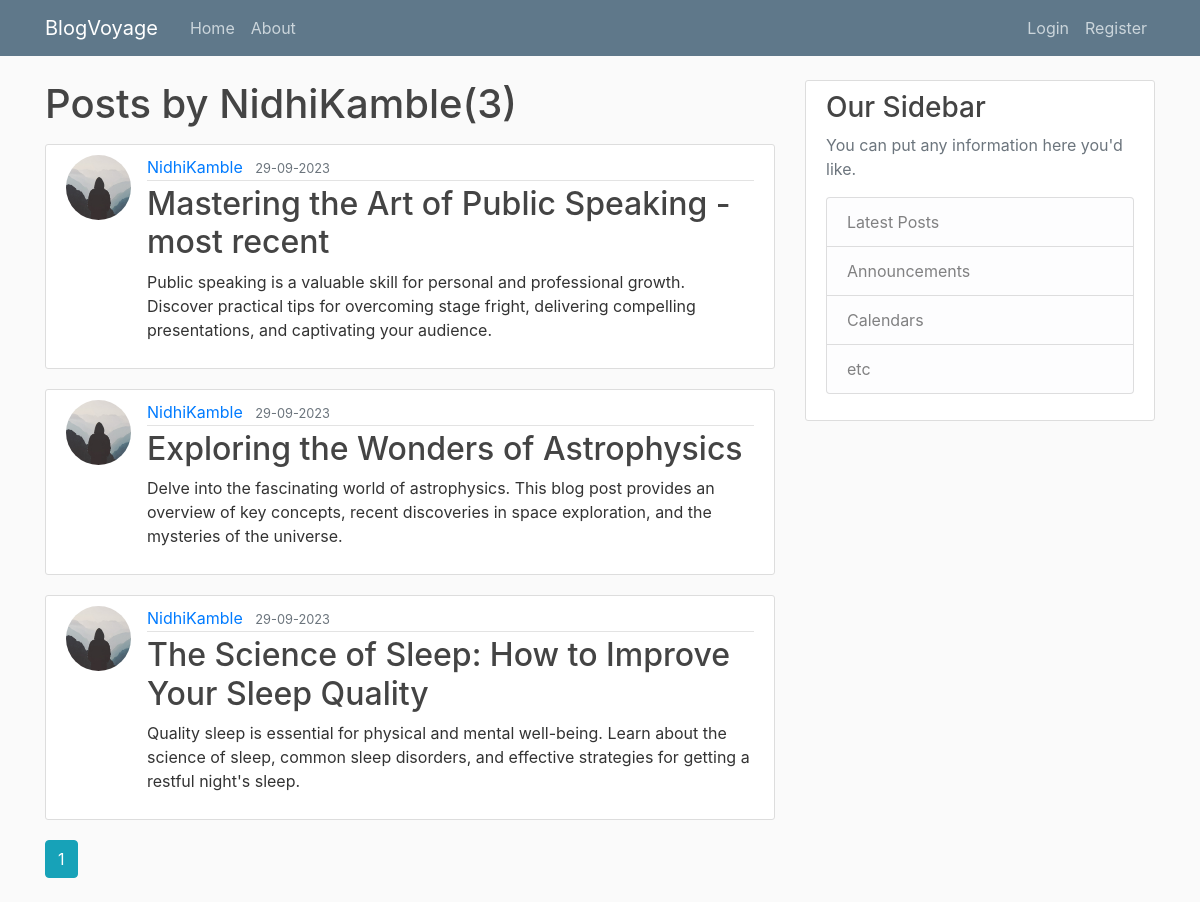
The app's page /user/NidhiKamble, older data.
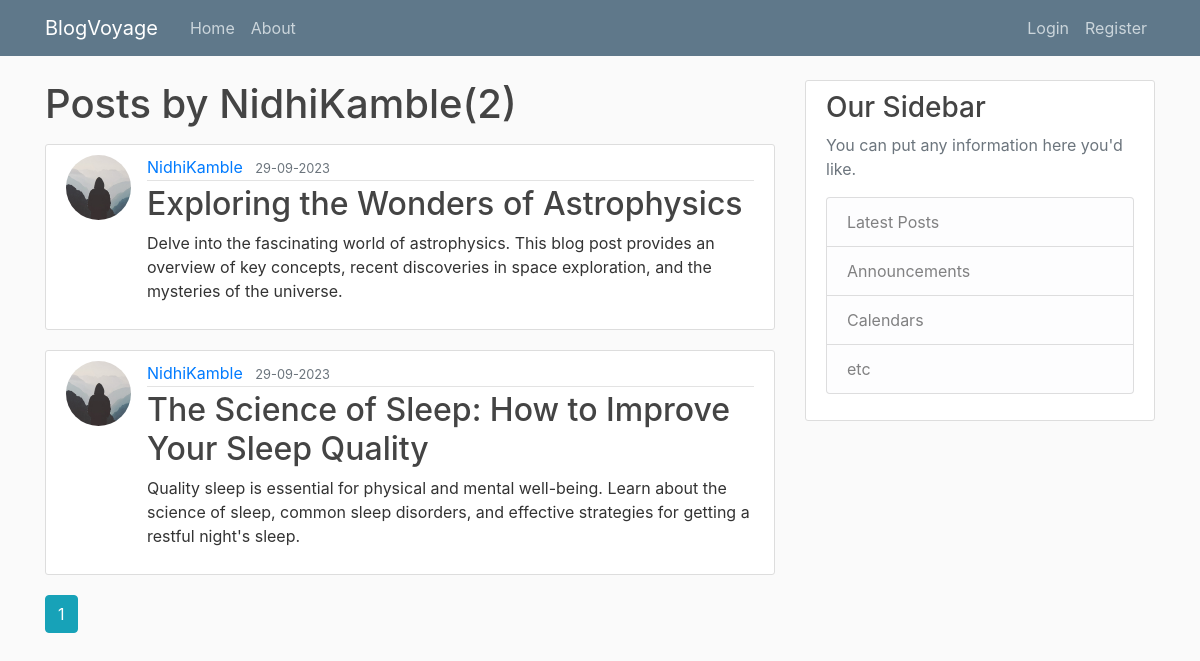
The same page, newer data.
### appp/models.py (models this page shows, shortened)
class User(db.Model, UserMixin):
    id = db.Column(db.Integer, primary_key= True)
    username = db.Column(db.String(20), unique=True, nullable=False)
    email = db.Column(db.String(120), unique=True, nullable=False)
    image_file = db.Column(db.String(20), nullable=False, default="default.jpg")
    password= db.Column(db.String(60), nullable=False)
    posts = db.relationship('Post', backref="author" , lazy= True)

class Post(db.Model):
    id = db.Column(db.Integer, primary_key= True)
    title = db.Column(db.String(150), nullable=False)
    date_posted= db.Column(db.DateTime, nullable=False, default = datetime.utcnow )
    content = db.Column(db.Text, nullable=False)
    user_id = db.Column(db.Integer , db.ForeignKey('user.id'),nullable=False)

### appp/routes.py (the view)
@app.route("/user/<string:username>")
def user_post(username):
    page  = request.args.get('page', 1, type = int)
    user  = User.query.filter_by(username = username).first_or_404()
    posts = Post.query.filter_by(author = user)\
        .order_by(Post.date_posted.desc())\
        .paginate(page = page, per_page =5)
    return render_template("user_post.html", posts=posts, user = user)

### appp/templates/user_post.html
{% extends 'layout.html' %}
{% block content %}
    <h1 class=" mb-3">Posts by {{ user.username }}({{posts.total}}) </h1>
    {% for post in posts.items %}
    <article class="media content-section">
      <img class = "rounded-circle article-img" src="{{url_for('static' , filename = 'profile_pics/' + post.author.image_file)}}" alt="">
        <div class="media-body">
          <div class="article-metadata">
            <a class="mr-2" href="{{url_for('user_post' , username = post.author.username)}}">{{ post.author.username }}</a>
            <small class="text-muted">{{ post.date_posted.strftime('%d-%m-%Y') }}</small>
          </div>
          <h2><a class="article-title" href="{{url_for('post', post_id = post.id)}}">{{ post.title }}</a></h2>
          <p class="article-content">{{ post.content }}</p>
        </div>
      </article>
    {% endfor %}
    {% for page_num in posts.iter_pages(left_edge=1 , right_edge=1, left_current=1 , right_current=1)  %}
      {% if page_num %}
        {% if posts.page == page_num %}
        <a class ="btn btn-info mb-4" href="{{url_for('user_post' , username = user.username, page=page_num)}}">{{page_num}}</a>
        {% else %}
        <a class ="btn btn-outline-info mb-4" href="{{url_for('user_post',username = user.username, page=page_num)}}">{{page_num}}</a>
        {% endif %}
      {% else %}
        ...
      {% endif %}
    {% endfor %}
{% endblock content %}

### appp/templates/layout.html (shortened to what this page needs)
<!DOCTYPE html>
<html lang="en">
<head>
  <link rel="stylesheet" href="https://cdn.jsdelivr.net/npm/bootstrap@4.3.1/dist/css/bootstrap.min.css"
>
  <link rel="stylesheet" type="text/css" href="{{url_for('static', filename ='main.css')}}">
</head>
<body>
  <header class="site-header">
    <nav class="navbar navbar-expand-md navbar-dark bg-steel fixed-top">
      <div class="container">
        <a class="navbar-brand mr-4" href="/">BlogVoyage</a>
        <div class="collapse navbar-collapse" id="navbarToggle">
          <div class="navbar-nav mr-auto">
            <a class="nav-item nav-link" href="{{url_for('home')}}">Home</a>
            <a class="nav-item nav-link" href="{{url_for('about')}}">About</a>
          </div>
          <div class="navbar-nav">
            {% if current_user.is_authenticated %}
            <a class="nav-item nav-link" href="{{url_for('new_post')}}">New Post</a>
            <a class="nav-item nav-link" href="{{url_for('logout')}}">Logout</a>
            <a class="nav-item nav-link" href="{{url_for('account')}}">Account</a>
            {% else %}
            <a class="nav-item nav-link" href="{{url_for('login')}}">Login</a>
            <a class="nav-item nav-link" href="{{url_for('register')}}">Register</a>
            {% endif %}
          </div>
        </div>
      </div>
    </nav>
  </header>
  <main role="main" class="container">
    <div class="row">
      <div class="col-md-8">
        {% block content %}{% endblock %}
      </div>
      <div class="col-md-4">
        <div class="content-section">
          <h3>Our Sidebar</h3>
          <p class='text-muted'>You can put any information here you'd like.
          <ul class="list-group">
            <li class="list-group-item list-group-item-light">Latest Posts</li>
            <li class="list-group-item list-group-item-light">Announcements</li>
            <li class="list-group-item list-group-item-light">Calendars</li>
            <li class="list-group-item list-group-item-light">etc</li>
          </ul>
          </p>
        </div>
      </div>
    </div>
  </main>
</body>
</html>

### appp/static/main.css (style rules this page uses)
body { background: #fafafa; color: #333333; margin-top: 5rem; }
h1, h2, h3, h4, h5, h6 { color: #444444; }
.bg-steel { background-color: #5f788a; }
.site-header .navbar-nav .nav-link { color: #cbd5db; }
.content-section { background: #ffffff; padding: 10px 20px; border: 1px solid #dddddd; border-radius: 3px; margin-bottom: 20px; }
.article-title { color: #444444; }
.article-content { white-space: pre-line; }
.article-img { height: 65px; width: 65px; margin-right: 16px; }
.article-metadata { padding-bottom: 1px; margin-bottom: 4px; border-bottom: 1px solid #e3e3e3 }

Row changes from the older to the newer data that the page shows:
removed Post: image_file (placeholder picture), author.username "NidhiKamble", date_posted "29-09-2023", title "Mastering the Art of Public Speaking - most recent", content "Public speaking is a valuable skill for personal and professional growth. Discover practical tips for overcoming stage fright, delivering compelling presentations, and captivating your audience."
Text that changed along with them:
{{ posts.total }}: "3" → "2"
